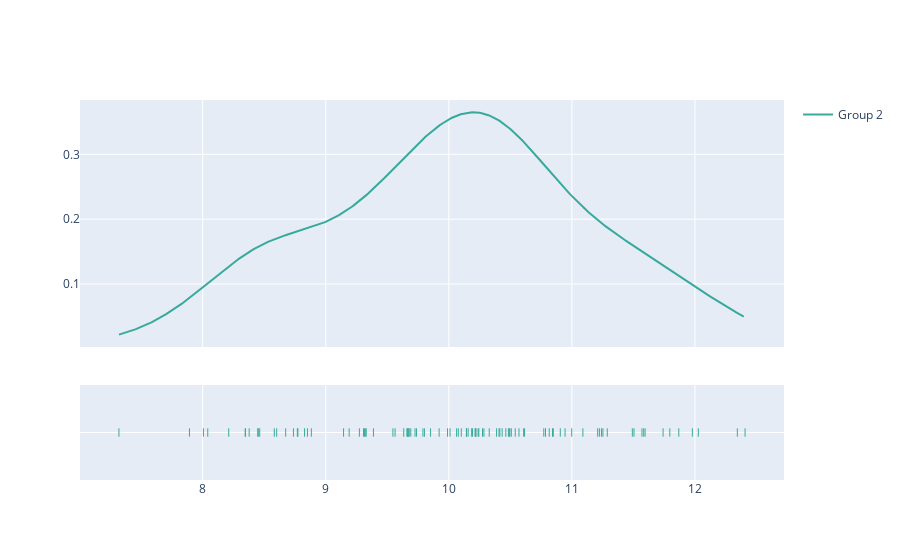

This figure's notebook cell:
### Code cell
import plotly.figure_factory as ff
import numpy as np

x2 = np.random.randn(100)+10

hist_data = [x2]

group_labels = ['Group 2']
colors = ['#37AA9C']

# Create distplot with curve_type set to 'normal'
fig = ff.create_distplot(hist_data, group_labels, show_hist=False, colors=colors)
fig.show()

### Figure 1 — Plotly figure (JSON) as saved in the notebook; plotly's stock layout.template omitted (floating-point values rounded to 4 significant figures; data arrays with more than 128 entries replaced by an {"elided": "..."} marker saying what was removed)
{"data": [{"legendgroup": "Group 2", "marker": {"color": "#37AA9C"}, "mode": "lines", "name": "Group 2", "showlegend": true, "type": "scatter", "x": {"elided": "500 float values"}, "xaxis": "x", "y": {"elided": "500 float values"}, "yaxis": "y"}, {"legendgroup": "Group 2", "marker": {"color": "#37AA9C", "symbol": "line-ns-open"}, "mode": "markers", "name": "Group 2", "showlegend": false, "type": "scatter", "x": [10.94, 8.769, 8.378, 10.57, 9.307, 9.99, 10.27, 9.669, 8.346, 11.58, 10.21, 8.601, 10.1, 11.24, 11.21, 9.634, 10.24, 11.49, 8.447, 11.09, 9.852, 11.5, 9.327, 9.145, 10.14, 12.03, 8.347, 9.19, 9.921, 10.29, 10.51, 11.6, 10.46, 11.22, 9.326, 8.883, 11.87, 9.666, 10.49, 10.43, 10.19, 8.006, 9.678, 9.563, 10.48, 9.388, 8.828, 10.62, 9.546, 10.61, 8.463, 11.29, 12.41, 7.892, 9.66, 10.39, 10.79, 9.802, 10.82, 10.41, 11.98, 11.0, 10.19, 10.54, 10.06, 9.67, 9.691, 10.33, 8.582, 10.24, 11.8, 10.91, 9.725, 8.737, 9.738, 10.84, 11.74, 10.14, 10.22, 10.01, 12.34, 9.79, 10.77, 11.25, 9.314, 8.452, 7.319, 10.16, 9.273, 8.674, 11.57, 10.22, 8.774, 10.49, 10.85, 8.211, 8.851, 8.041, 10.08, 10.41], "xaxis": "x", "y": ["Group 2", "Group 2", "Group 2", "Group 2", "Group 2", "Group 2", "Group 2", "Group 2", "Group 2", "Group 2", "Group 2", "Group 2", "Group 2", "Group 2", "Group 2", "Group 2", "Group 2", "Group 2", "Group 2", "Group 2", "Group 2", "Group 2", "Group 2", "Group 2", "Group 2", "Group 2", "Group 2", "Group 2", "Group 2", "Group 2", "Group 2", "Group 2", "Group 2", "Group 2", "Group 2", "Group 2", "Group 2", "Group 2", "Group 2", "Group 2", "Group 2", "Group 2", "Group 2", "Group 2", "Group 2", "Group 2", "Group 2", "Group 2", "Group 2", "Group 2", "Group 2", "Group 2", "Group 2", "Group 2", "Group 2", "Group 2", "Group 2", "Group 2", "Group 2", "Group 2", "Group 2", "Group 2", "Group 2", "Group 2", "Group 2", "Group 2", "Group 2", "Group 2", "Group 2", "Group 2", "Group 2", "Group 2", "Group 2", "Group 2", "Group 2", "Group 2", "Group 2", "Group 2", "Group 2", "Group 2", "Group 2", "Group 2", "Group 2", "Group 2", "Group 2", "Group 2", "Group 2", "Group 2", "Group 2", "Group 2", "Group 2", "Group 2", "Group 2", "Group 2", "Group 2", "Group 2", "Group 2", "Group 2", "Group 2", "Group 2"], "yaxis": "y2"}], "layout": {"barmode": "overlay", "hovermode": "closest", "legend": {"traceorder": "reversed"}, "xaxis": {"anchor": "y2", "domain": [0, 1], "zeroline": false}, "yaxis": {"anchor": "free", "domain": [0.35, 1], "position": 0}, "yaxis2": {"anchor": "x", "domain": [0, 0.25], "dtick": 1, "showticklabels": false}}}
